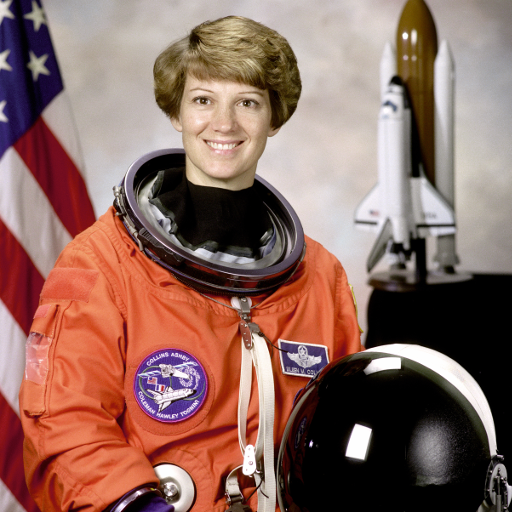
#> input picture astronaut.png, 512 x 512 px
$ jupyter execute 'MidTerm Test.ipynb'
#> lines starting #> are read from the running program, lines starting #| are printed output that depends on the picture; after the words box and inside, x2 and y2 are one past the last pixel; in counts of white or black regions, pixels touching at a corner belong together
[cell 1]
from PIL import Image
from skimage import io
import cv2

[cell 2]
pillow_image = Image.open('astronaut.png')
#> pillow_image is the input picture: PIL image 512x512 RGB; mean R, G, B 141.6, 105.8, 96.5
scikitImage_image = io.imread('astronaut.png')
opencv_image = cv2.imread('astronaut.png')

[cell 3]
pillow_image.show()
# or
display(pillow_image)

[cell 4]
io.imshow(scikitImage_image)

[cell 5]
cv2.imshow('image', opencv_image)
cv2.waitKey(0)

[cell 6]
import numpy as np
import cv2 as cv
from skimage import color

# scaling
img = cv.imread('astronaut.png')
img = color.rgb2gray(img)
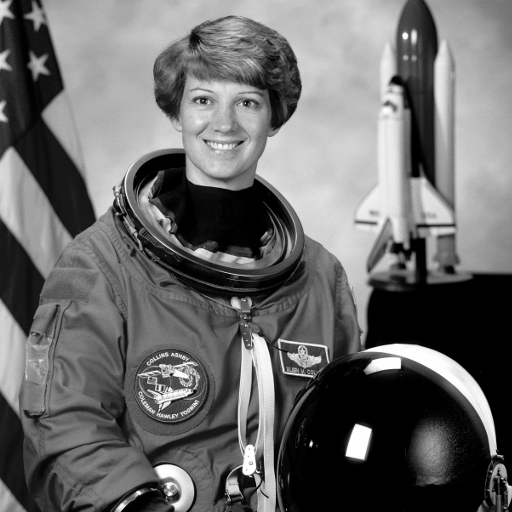
#> img: shape (512, 512) float64; min 0, max 1, mean 0.417
res = cv.resize(img,None,fx=2, fy=1,
                interpolation = cv.INTER_CUBIC)
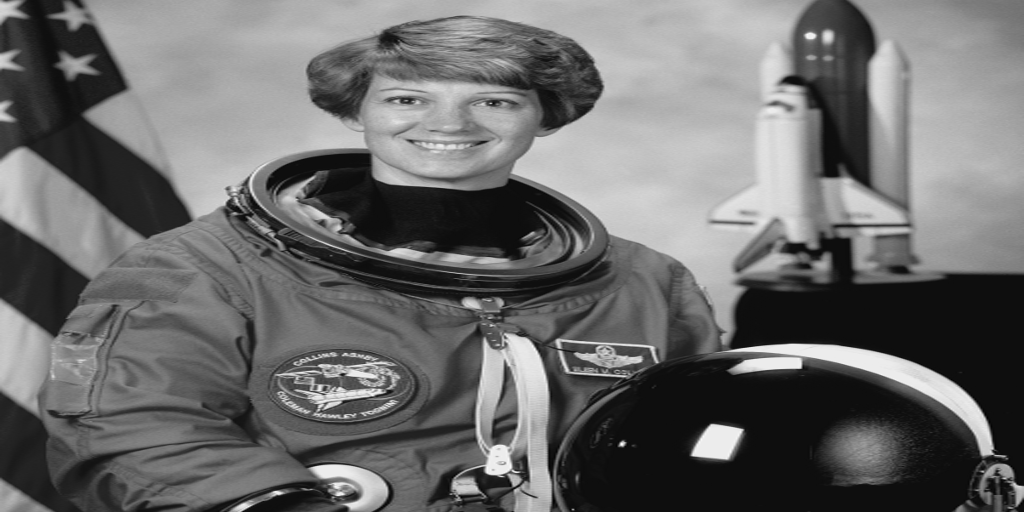
#> res: shape (512, 1024) float64; min -0.0628, max 1.08, mean 0.417; drawn with min black and max white
#OR
height, width = img.shape[:2]
#> height = 512; width = 512
res = cv.resize(img,(2*width, 1*height),
                interpolation = cv.INTER_CUBIC)

# translation
rows,cols = res.shape
#> rows = 512; cols = 1024
M = np.float32([[1,0,100],[0,1,50]])
dst = cv.warpAffine(res,M,(cols,rows))
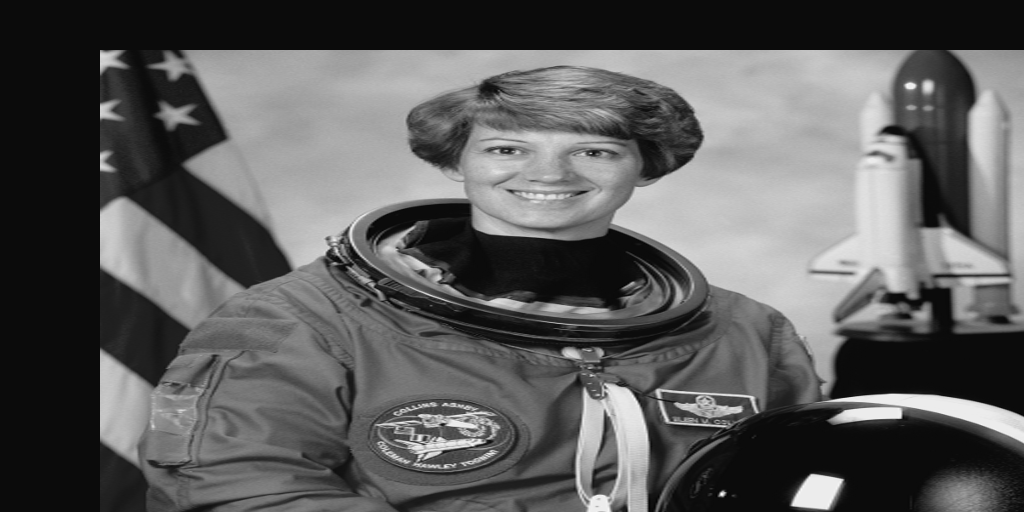
#> dst: shape (512, 1024) float64; min -0.0489, max 1.08, mean 0.357; drawn with min black and max white

cv.imshow('img',dst)
cv.waitKey(0)

[cell 7]
cv.imwrite('astro2naut.png', res)
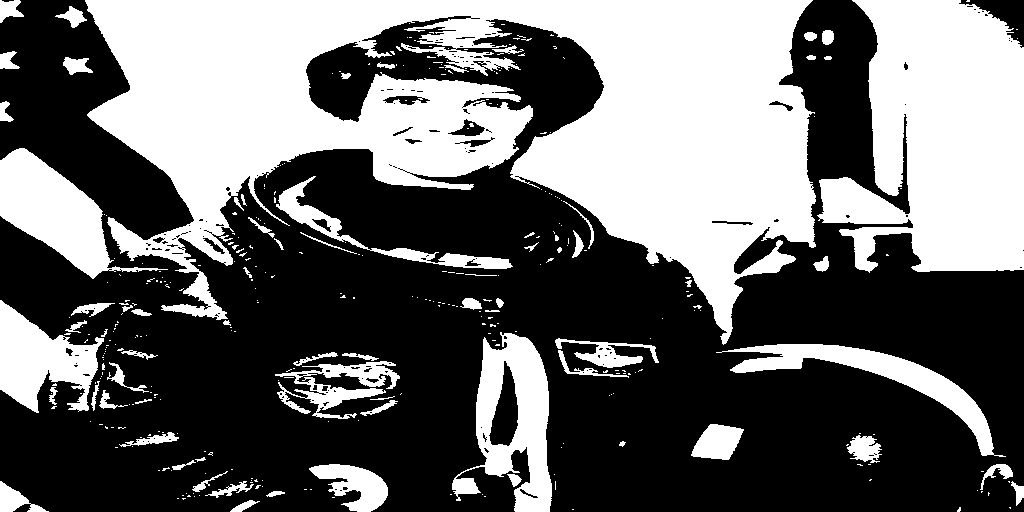
#> saved as astro2naut.png: shape (512, 1024); values 0 (black) and 1 (white), 41.2% white; 354 white regions (282 under 20 px), largest, box (x1, y1, x2, y2) and area: (85, 0, 816, 345) 127133, (817, 0, 1024, 273) 40604, (452, 332, 552, 512) 8584
#> Out = True

[cell 8]
import numpy as np
import cv2 as cv
from skimage import color

img = cv.imread('astronaut.png',0)
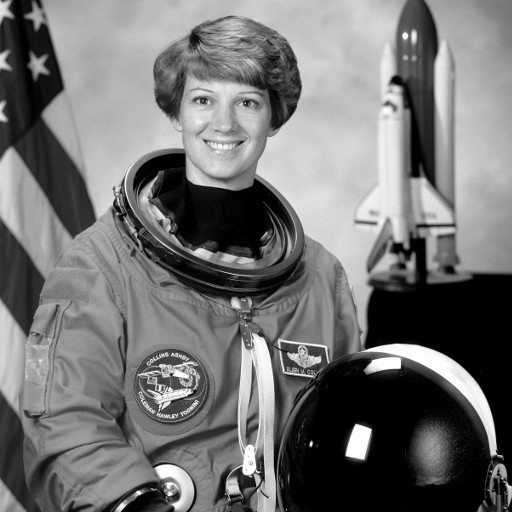
#> img: shape (512, 512); min 0, max 255, mean 115
rows,cols = img.shape
#> cols = 512
# cols-1 and rows-1 are the coordinate limits.
M = cv.getRotationMatrix2D(((cols-1)/2.0,(rows-1)/2.0),45,1)
dst = cv.warpAffine(img,M,(cols,rows))
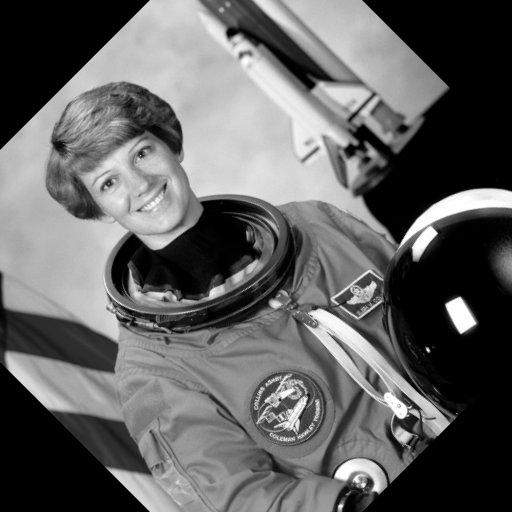
#> dst: shape (512, 512); min 0, max 255, mean 98.4

cv.imshow('img',dst)
cv.waitKey(0)
